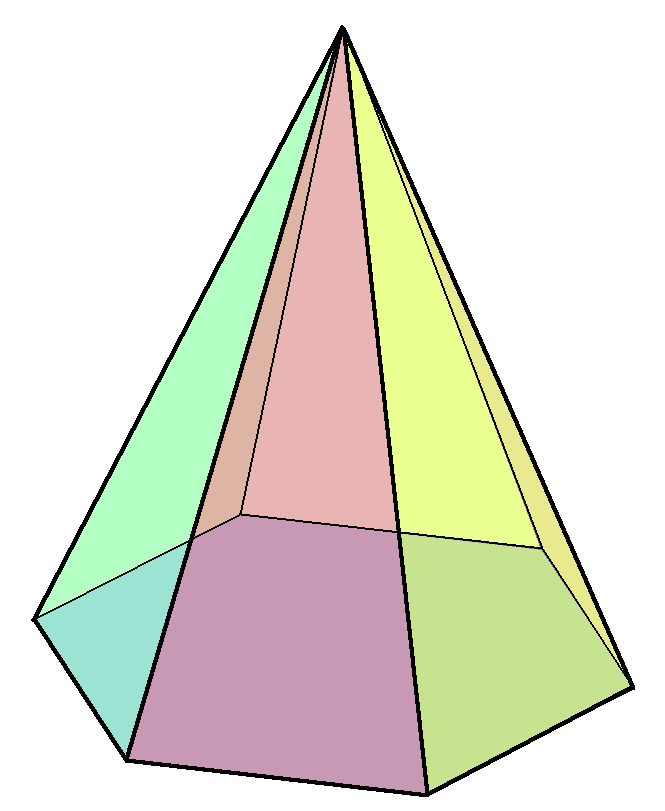
#> input picture pyramid.png, 665 x 811 px
$ python main.py --input pyramid.png
#> lines starting #> are read from the running program, lines starting #| are printed output that depends on the picture; after the words box and inside, x2 and y2 are one past the last pixel; in counts of white or black regions, pixels touching at a corner belong together
import argparse
import logging as log
import os
from copy import copy
from datetime import datetime

import cv2 as cv
import numpy as np

log.basicConfig(level=log.DEBUG,
                format=('{} [%(levelname)s] %(message)s').format(str(datetime.now().strftime('%d-%m-%Y %H:%M:%S'))))


def fix_contrast(img: np.ndarray):
    logger = log.getLogger('fix_contrast')
    min = np.amin(img)
    max = np.amax(img)
    k = 255 / (max - min)

    logger.info('Run fix_contrast converter')
    logger.info('MIN value: {}'.format(min))
    logger.info('MAX value: {}'.format(max))
    logger.info('255 / (MAX - MIN): {}'.format(k))
    try:
        h, w = img.shape
    except ValueError:
        logger.error('Wrong shape of image (image has {} channels instead of 1). Converter was not applied!'.format(
            img.shape[2]))
        return img

    tmp = copy(img)
    for i in range(h):
        for j in range(w):
            tmp[i][j] = (tmp[i][j] - min) * k

    return tmp


def show_edges(img: np.ndarray, edges, size: int = 1, show: bool = False):
    logger = log.getLogger('show_edges')
    logger.info('Run show_edges')

    try:
        h, w = img.shape
    except ValueError:
        logger.error('Wrong shape of image (image has {} channels instead of 1).'.format(img.shape[2]))
        return

    tmp = copy(img)
    r = size // 2
    for i in range(r, h - r):
        for j in range(r, w - r):
            if edges[i][j] != 0:
                for x in range(i - r, i + r + 1):
                    for y in range(j - r, j + r + 1):
                        tmp[x][y] = 0
    if show:
        cv.imshow('Edges', tmp)
    return tmp


def find_corners(img: np.ndarray, blocksize, aperturesize, free):
    logger = log.getLogger('find_corners')
    logger.info('Run find_corners')
    if blocksize is None and aperturesize is None and free is None:
        logger.warning('Harris corner detector uses default params')
        blocksize = 2
        aperturesize = 3
        free = 0.04
    else:
        if blocksize is None:
            blocksize = 2
            logger.warning('Harris corner detector uses default block size')
        else:
            blocksize = blocksize

        if aperturesize is None:
            aperturesize = 3
            logger.warning('Harris corner detector uses default aperture size')
        else:
            aperturesize = aperturesize

        if free is None:
            free = 0.04
            logger.warning('Harris corner detector uses default "free" param')
        else:
            free = free
    logger.info('Harris corner detector uses the following params:')
    logger.info('   Block size:    {}'.format(blocksize))
    logger.info('   Aperture size: {}'.format(aperturesize))
    logger.info('   Free param:    {}'.format(free))

    corners = cv.cornerHarris(img, blocksize, aperturesize, free)
    norm = np.empty(corners.shape, dtype=np.float32)
    cv.normalize(corners, norm, alpha=0, beta=255, norm_type=cv.NORM_MINMAX)
    scaled = cv.convertScaleAbs(norm)
    return scaled


def show_corners(img: np.ndarray, map, thresh, radius, thickness, color):
    logger = log.getLogger('show_corners')
    logger.info('Run show_corners')
    if thresh is None and radius is None and thickness is None and color is None:
        logger.warning('Corners will be shown with default params')
        thresh = 90
        radius = 10
        thickness = 1
        color = 0
    else:
        if thresh is None:
            thresh = 90
            logger.warning('Corners will be shown with default threshold')
        else:
            thresh = thresh

        if radius is None:
            radius = 10
            logger.warning('Corners will be shown with default radius')
        else:
            radius = radius

        if thickness is None:
            thickness = 1
            logger.warning('Corners will be shown with default thickness')
        else:
            thickness = thickness

        if color is None:
            color = 0
            logger.warning('Corners will be shown with default color (black)')
        else:
            color = color

    logger.info('Corners will be shown with following params:')
    logger.info('   Threshold: {}'.format(thresh))
    logger.info('   Radius:    {}'.format(radius))
    logger.info('   Thickness: {}'.format(thickness))
    logger.info('   Color:     {}'.format(color))

    tmp = copy(img)
    for i in range(img.shape[0]):
        for j in range(img.shape[1]):
            if int(map[i, j]) > thresh:
                cv.circle(tmp, (j, i), radius, (color), thickness)
    cv.imshow('Corners with threshold = {}, radius = {}, thickness = {}'.format(thresh, radius, thickness), tmp)


def main():
    logger = log.getLogger(__name__)
    parser = argparse.ArgumentParser()
    parser.add_argument('-i', '--input', type=str, help='Path to input image')
    parser.add_argument('-bs', '--blocksize', type=int,
                        help='Neighborhood size for finding corners with Harris detector')
    parser.add_argument('-aps', '--apsize', type=int,
                        help='Aperture parameter for the Sobel operator in Harris corner detector')
    parser.add_argument('-fp', '--freeparam', type=float,
                        help='Harris detector free parameter. See the OpenCV docs for more information')
    parser.add_argument('-thr', '--thresh', type=int, help='Threshold for show corners with Harris corner detector')
    parser.add_argument('-r', '--radius', type=int, help='Radius of circle around corners for show corners with Harris corner detector')
    parser.add_argument('-t', '--thickness', type=int,
                        help='Thickness of circles (-1 for fill the circles) for show corners  with Harris corner detector')
    parser.add_argument('-c', '--color', type=int,
                        help='Color of circles in range of [0, 255] (from black to white) with Harris corner detector')
    args = parser.parse_args()

    if args.input is None:
        default_file_name = 'pyramid.png'
        default_path = os.path.abspath(default_file_name)
        logger.warning('The default input file will be used')
        input_path = default_path
    else:
        input_path = os.path.abspath(args.input)

    assert os.path.exists(input_path), logger.error('Input file {} does not exist!'.format(input_path))
    logger.info('Input file: {}'.format(input_path))

    image = cv.imread(input_path)
#> image is the input picture: shape (811, 665, 3); mean B, G, R 209.9, 224.8, 225.3
    logger.info('Image was loaded from input file with shape: {}'.format(image.shape))

    gray_image = cv.cvtColor(image, cv.COLOR_RGB2GRAY)
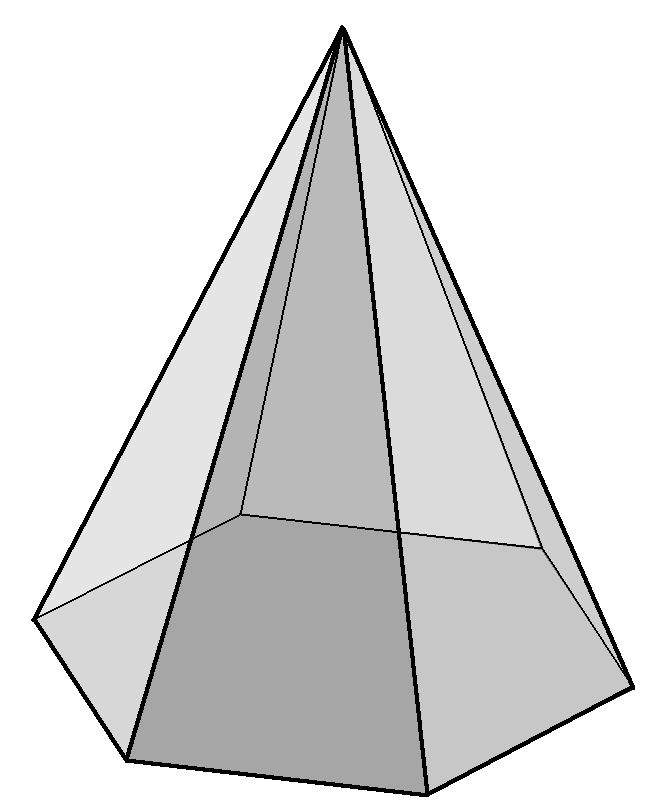
#> gray_image: shape (811, 665); min 0, max 255, mean 220.4
    logger.info('Input image has been converted to gray scale. Shape: {}'.format(gray_image.shape))

    contrast_gray_image = fix_contrast(gray_image)
#> in fix_contrast, `min = np.amin(img)`: min = 0
#> in fix_contrast, `max = np.amax(img)`: max = 255
#> in fix_contrast, `k = 255 / (max - min)`: k = 1
    # The contrast was improved

    # 100 and 200 are the most universal threshold values, so there are no configuration keys on the command line
    Tx = 100
    Ty = 200
    logger.info('Thresholds for Canny operator (Tx, Ty):  ({}, {})'.format(Tx, Ty))
    edges = cv.Canny(contrast_gray_image, Tx, Ty)
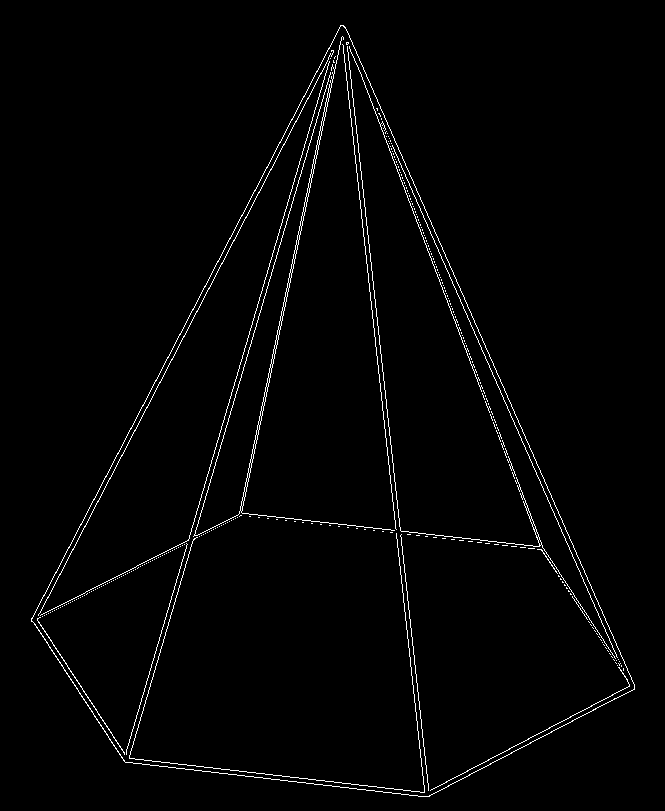
#> edges: shape (811, 665); 1.7% white in thin lines or dots, all inside (x1, y1, x2, y2) = (31, 25, 635, 797)
    logger.info('Canny operator was applied!')

    corners_map = find_corners(contrast_gray_image, args.blocksize, args.apsize, args.freeparam)
#> in find_corners, `corners = cv.cornerHarris(img, blocksize, aperturesize, free)`:
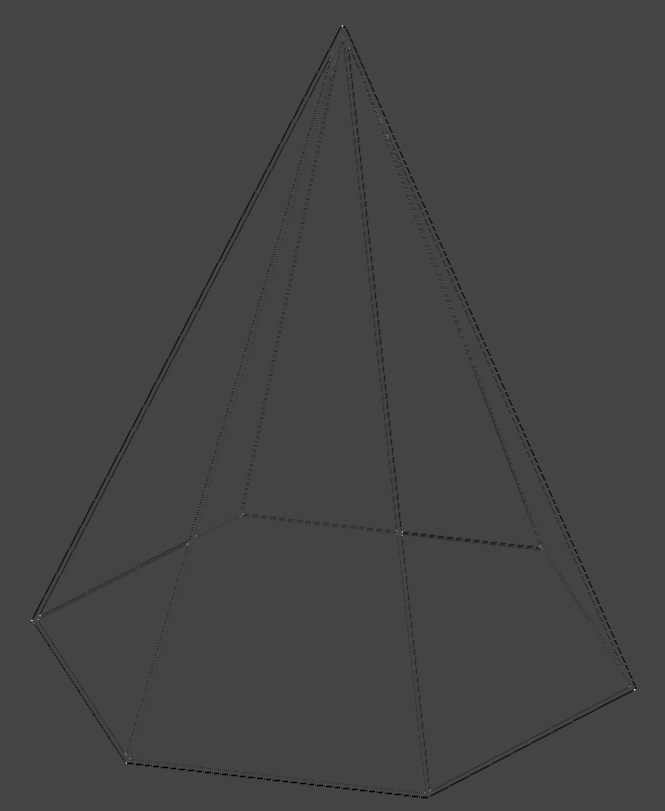
#> corners: shape (811, 665) float32; min -0.04, max 0.108, mean -0.000307; drawn with min black and max white

    show_corners(show_edges(contrast_gray_image, edges), corners_map, args.thresh, args.radius, args.thickness,
                 args.color)
#> after the loop in show_edges, `for i in range(r, h - r):`:
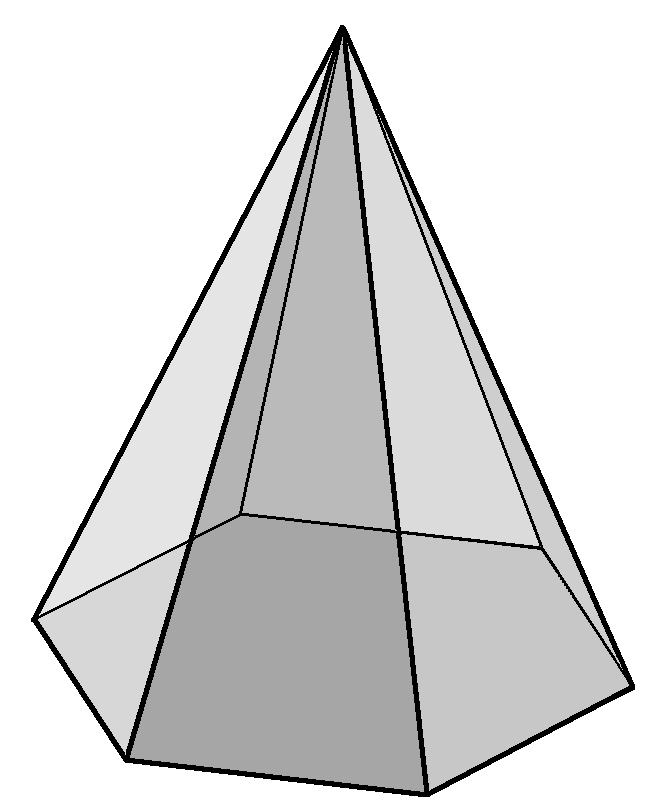
#> tmp: shape (811, 665); 0.92% of pixels changed, all inside (x1, y1, x2, y2) = (31, 25, 635, 797)
#> after the loop in show_corners, `for i in range(img.shape[0]):`:
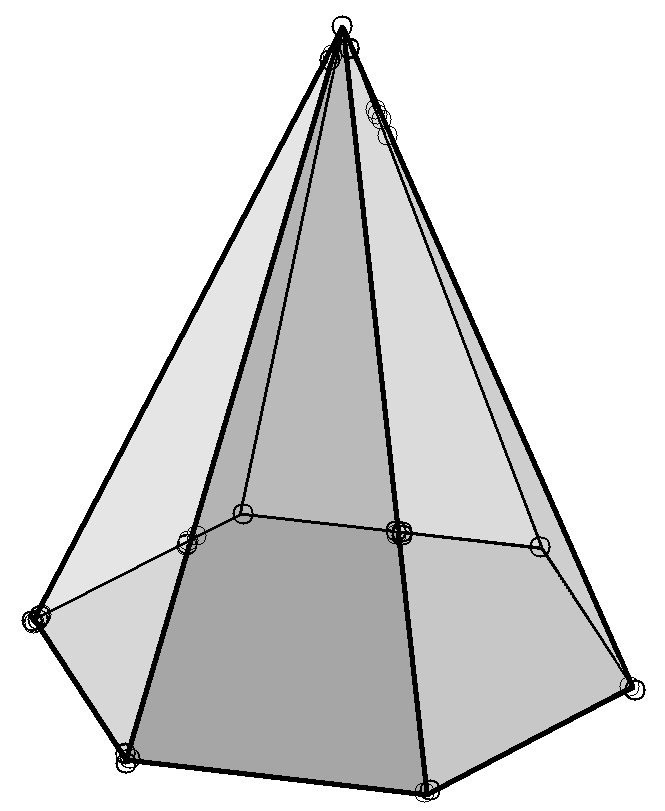
#> tmp: shape (811, 665); 0.34% of pixels changed, all inside (x1, y1, x2, y2) = (21, 15, 646, 803)

    cv.waitKey(0)
    cv.destroyAllWindows()


if __name__ == "__main__":
    main()
